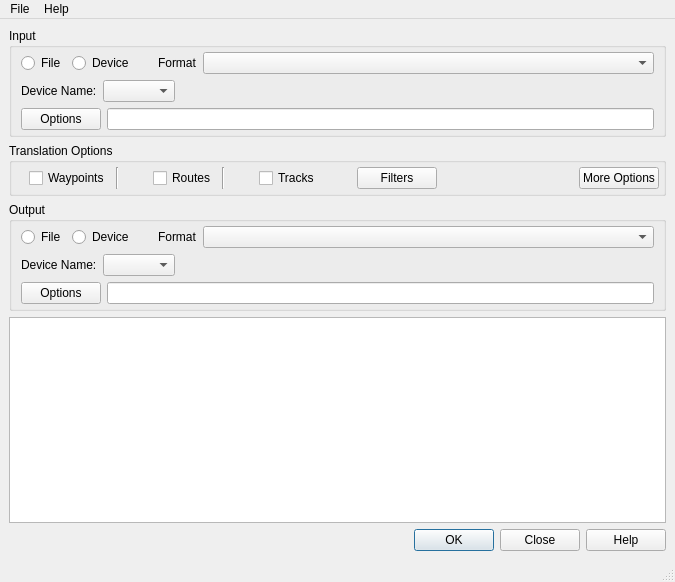
<?xml version="1.0" encoding="UTF-8"?>
<ui version="4.0">
 <class>MainWindow</class>
 <widget class="QMainWindow" name="MainWindow">
  <property name="geometry">
   <rect>
    <x>0</x>
    <y>0</y>
    <width>675</width>
    <height>582</height>
   </rect>
  </property>
  <property name="windowTitle">
   <string>GPSBabel</string>
  </property>
  <widget class="QWidget" name="centralwidget">
   <layout class="QVBoxLayout" name="verticalLayout_5">
    <item>
     <widget class="QGroupBox" name="groupBox">
      <property name="title">
       <string>Input </string>
      </property>
      <layout class="QVBoxLayout" name="verticalLayout">
       <property name="topMargin">
        <number>4</number>
       </property>
       <property name="bottomMargin">
        <number>4</number>
       </property>
       <item>
        <layout class="QHBoxLayout" name="horizontalLayout_5">
         <item>
          <widget class="QRadioButton" name="inputFileOptBtn">
           <property name="sizePolicy">
            <sizepolicy hsizetype="Fixed" vsizetype="Fixed">
             <horstretch>0</horstretch>
             <verstretch>0</verstretch>
            </sizepolicy>
           </property>
           <property name="toolTip">
            <string>If selected, input is from a file.</string>
           </property>
           <property name="text">
            <string>File</string>
           </property>
          </widget>
         </item>
         <item>
          <widget class="QRadioButton" name="inputDeviceOptBtn">
           <property name="sizePolicy">
            <sizepolicy hsizetype="Fixed" vsizetype="Fixed">
             <horstretch>0</horstretch>
             <verstretch>0</verstretch>
            </sizepolicy>
           </property>
           <property name="toolTip">
            <string>If selected, input is from a device or GPS unit</string>
           </property>
           <property name="text">
            <string>Device</string>
           </property>
          </widget>
         </item>
         <item>
          <spacer name="horizontalSpacer_2a">
           <property name="orientation">
            <enum>Qt::Horizontal</enum>
           </property>
           <property name="sizeType">
            <enum>QSizePolicy::Fixed</enum>
           </property>
           <property name="sizeHint" stdset="0">
            <size>
             <width>18</width>
             <height>20</height>
            </size>
           </property>
          </spacer>
         </item>
         <item>
          <widget class="QLabel" name="label">
           <property name="sizePolicy">
            <sizepolicy hsizetype="Fixed" vsizetype="Preferred">
             <horstretch>0</horstretch>
             <verstretch>0</verstretch>
            </sizepolicy>
           </property>
           <property name="text">
            <string>Format</string>
           </property>
          </widget>
         </item>
         <item>
          <widget class="QComboBox" name="inputFormatCombo">
           <property name="toolTip">
            <string>Input data format</string>
           </property>
          </widget>
         </item>
        </layout>
       </item>
       <item>
        <widget class="QStackedWidget" name="inputStackedWidget">
         <property name="lineWidth">
          <number>0</number>
         </property>
         <property name="currentIndex">
          <number>1</number>
         </property>
         <widget class="QWidget" name="inputFilePage">
          <layout class="QHBoxLayout" name="horizontalLayout_4">
           <property name="leftMargin">
            <number>0</number>
           </property>
           <property name="topMargin">
            <number>0</number>
           </property>
           <property name="rightMargin">
            <number>0</number>
           </property>
           <property name="bottomMargin">
            <number>0</number>
           </property>
           <item>
            <layout class="QHBoxLayout" name="horizontalLayout_2">
             <item>
              <widget class="QPushButton" name="inputFileNameBrowseBtn">
               <property name="toolTip">
                <string>Browse for one or more input files. </string>
               </property>
               <property name="text">
                <string>File Name(s)</string>
               </property>
               <property name="icon">
                <iconset resource="app.qrc">
                 <normaloff>:/images/open.png</normaloff>:/images/open.png</iconset>
               </property>
              </widget>
             </item>
             <item>
              <widget class="QLineEdit" name="inputFileNameText">
               <property name="sizePolicy">
                <sizepolicy hsizetype="Expanding" vsizetype="Fixed">
                 <horstretch>10</horstretch>
                 <verstretch>0</verstretch>
                </sizepolicy>
               </property>
              </widget>
             </item>
            </layout>
           </item>
          </layout>
         </widget>
         <widget class="QWidget" name="inputDevicePage">
          <layout class="QVBoxLayout" name="verticalLayout_2">
           <property name="leftMargin">
            <number>0</number>
           </property>
           <property name="topMargin">
            <number>0</number>
           </property>
           <property name="rightMargin">
            <number>0</number>
           </property>
           <property name="bottomMargin">
            <number>0</number>
           </property>
           <item>
            <layout class="QHBoxLayout" name="horizontalLayout_3">
             <item>
              <widget class="QLabel" name="label_2">
               <property name="text">
                <string>Device Name:</string>
               </property>
              </widget>
             </item>
             <item>
              <widget class="QComboBox" name="inputDeviceNameCombo">
               <property name="toolTip">
                <string>Name of port to which input device is connected</string>
               </property>
               <property name="sizeAdjustPolicy">
                <enum>QComboBox::AdjustToContents</enum>
               </property>
              </widget>
             </item>
             <item>
              <spacer name="horizontalSpacer_3a">
               <property name="orientation">
                <enum>Qt::Horizontal</enum>
               </property>
               <property name="sizeHint" stdset="0">
                <size>
                 <width>40</width>
                 <height>20</height>
                </size>
               </property>
              </spacer>
             </item>
            </layout>
           </item>
          </layout>
         </widget>
        </widget>
       </item>
       <item>
        <layout class="QHBoxLayout" name="horizontalLayout_6">
         <item>
          <widget class="QPushButton" name="inputOptionsBtn">
           <property name="toolTip">
            <string>Options for the selected input format. </string>
           </property>
           <property name="text">
            <string>Options</string>
           </property>
          </widget>
         </item>
         <item>
          <widget class="QLineEdit" name="inputOptionsText">
           <property name="enabled">
            <bool>true</bool>
           </property>
           <property name="sizePolicy">
            <sizepolicy hsizetype="Expanding" vsizetype="Expanding">
             <horstretch>0</horstretch>
             <verstretch>0</verstretch>
            </sizepolicy>
           </property>
          </widget>
         </item>
        </layout>
       </item>
      </layout>
     </widget>
    </item>
    <item>
     <widget class="QGroupBox" name="groupBox_2">
      <property name="title">
       <string>Translation Options</string>
      </property>
      <layout class="QHBoxLayout" name="horizontalLayout_7">
       <property name="leftMargin">
        <number>4</number>
       </property>
       <property name="topMargin">
        <number>4</number>
       </property>
       <property name="rightMargin">
        <number>4</number>
       </property>
       <property name="bottomMargin">
        <number>4</number>
       </property>
       <item>
        <widget class="QLabel" name="wayPtLabel">
         <property name="text">
          <string/>
         </property>
         <property name="pixmap">
          <pixmap resource="app.qrc">:/images/lights.png</pixmap>
         </property>
         <property name="scaledContents">
          <bool>false</bool>
         </property>
        </widget>
       </item>
       <item>
        <widget class="QCheckBox" name="xlateWayPtsCk">
         <property name="toolTip">
          <string>If selected, translate waypoints.</string>
         </property>
         <property name="text">
          <string>Waypoints</string>
         </property>
        </widget>
       </item>
       <item>
        <widget class="Line" name="line">
         <property name="orientation">
          <enum>Qt::Vertical</enum>
         </property>
        </widget>
       </item>
       <item>
        <spacer name="horizontalSpacer_6">
         <property name="orientation">
          <enum>Qt::Horizontal</enum>
         </property>
         <property name="sizeType">
          <enum>QSizePolicy::Fixed</enum>
         </property>
         <property name="sizeHint" stdset="0">
          <size>
           <width>15</width>
           <height>20</height>
          </size>
         </property>
        </spacer>
       </item>
       <item>
        <widget class="QLabel" name="routeLabel">
         <property name="text">
          <string/>
         </property>
         <property name="pixmap">
          <pixmap resource="app.qrc">:/images/lights.png</pixmap>
         </property>
        </widget>
       </item>
       <item>
        <widget class="QCheckBox" name="xlateRoutesCk">
         <property name="toolTip">
          <string>If selected, translate routes.</string>
         </property>
         <property name="text">
          <string>Routes</string>
         </property>
        </widget>
       </item>
       <item>
        <widget class="Line" name="line_2">
         <property name="orientation">
          <enum>Qt::Vertical</enum>
         </property>
        </widget>
       </item>
       <item>
        <spacer name="horizontalSpacer_7">
         <property name="orientation">
          <enum>Qt::Horizontal</enum>
         </property>
         <property name="sizeType">
          <enum>QSizePolicy::Fixed</enum>
         </property>
         <property name="sizeHint" stdset="0">
          <size>
           <width>15</width>
           <height>20</height>
          </size>
         </property>
        </spacer>
       </item>
       <item>
        <widget class="QLabel" name="trackLabel">
         <property name="text">
          <string/>
         </property>
         <property name="pixmap">
          <pixmap resource="app.qrc">:/images/lights.png</pixmap>
         </property>
        </widget>
       </item>
       <item>
        <widget class="QCheckBox" name="xlateTracksCk">
         <property name="toolTip">
          <string>If selected, translate tracks.</string>
         </property>
         <property name="text">
          <string>Tracks</string>
         </property>
        </widget>
       </item>
       <item>
        <spacer name="horizontalSpacer_4">
         <property name="orientation">
          <enum>Qt::Horizontal</enum>
         </property>
         <property name="sizeType">
          <enum>QSizePolicy::Fixed</enum>
         </property>
         <property name="sizeHint" stdset="0">
          <size>
           <width>18</width>
           <height>20</height>
          </size>
         </property>
        </spacer>
       </item>
       <item>
        <widget class="QLabel" name="filterStatus">
         <property name="text">
          <string/>
         </property>
         <property name="pixmap">
          <pixmap resource="app.qrc">:/images/ok20.png</pixmap>
         </property>
         <property name="scaledContents">
          <bool>false</bool>
         </property>
        </widget>
       </item>
       <item>
        <widget class="QPushButton" name="xlateFiltersBtn">
         <property name="toolTip">
          <string>Data Filters between input and output</string>
         </property>
         <property name="text">
          <string>Filters</string>
         </property>
        </widget>
       </item>
       <item>
        <spacer name="horizontalSpacer_8">
         <property name="orientation">
          <enum>Qt::Horizontal</enum>
         </property>
         <property name="sizeHint" stdset="0">
          <size>
           <width>40</width>
           <height>20</height>
          </size>
         </property>
        </spacer>
       </item>
       <item>
        <spacer name="horizontalSpacer_5">
         <property name="orientation">
          <enum>Qt::Horizontal</enum>
         </property>
         <property name="sizeHint" stdset="0">
          <size>
           <width>244</width>
           <height>20</height>
          </size>
         </property>
        </spacer>
       </item>
       <item>
        <widget class="QPushButton" name="moreOptionButton">
         <property name="toolTip">
          <string>More translation options. </string>
         </property>
         <property name="text">
          <string>More Options</string>
         </property>
        </widget>
       </item>
      </layout>
     </widget>
    </item>
    <item>
     <widget class="QGroupBox" name="groupBox_3">
      <property name="title">
       <string>Output</string>
      </property>
      <layout class="QVBoxLayout" name="verticalLayout_3">
       <property name="topMargin">
        <number>4</number>
       </property>
       <property name="bottomMargin">
        <number>4</number>
       </property>
       <item>
        <layout class="QHBoxLayout" name="horizontalLayout_8">
         <item>
          <widget class="QRadioButton" name="outputFileOptBtn">
           <property name="sizePolicy">
            <sizepolicy hsizetype="Fixed" vsizetype="Fixed">
             <horstretch>0</horstretch>
             <verstretch>0</verstretch>
            </sizepolicy>
           </property>
           <property name="toolTip">
            <string>If selected, output is to a file. </string>
           </property>
           <property name="text">
            <string>File</string>
           </property>
          </widget>
         </item>
         <item>
          <widget class="QRadioButton" name="outputDeviceOptBtn">
           <property name="sizePolicy">
            <sizepolicy hsizetype="Fixed" vsizetype="Fixed">
             <horstretch>0</horstretch>
             <verstretch>0</verstretch>
            </sizepolicy>
           </property>
           <property name="toolTip">
            <string>If selected, output is to a device or GPS unit</string>
           </property>
           <property name="text">
            <string>Device</string>
           </property>
          </widget>
         </item>
         <item>
          <spacer name="horizontalSpacer_2b">
           <property name="orientation">
            <enum>Qt::Horizontal</enum>
           </property>
           <property name="sizeType">
            <enum>QSizePolicy::Fixed</enum>
           </property>
           <property name="sizeHint" stdset="0">
            <size>
             <width>18</width>
             <height>20</height>
            </size>
           </property>
          </spacer>
         </item>
         <item>
          <widget class="QLabel" name="label_4">
           <property name="sizePolicy">
            <sizepolicy hsizetype="Fixed" vsizetype="Preferred">
             <horstretch>0</horstretch>
             <verstretch>0</verstretch>
            </sizepolicy>
           </property>
           <property name="text">
            <string>Format</string>
           </property>
          </widget>
         </item>
         <item>
          <widget class="QComboBox" name="outputFormatCombo">
           <property name="toolTip">
            <string>Output data format.</string>
           </property>
          </widget>
         </item>
        </layout>
       </item>
       <item>
        <widget class="QStackedWidget" name="outputStackedWidget">
         <property name="currentIndex">
          <number>1</number>
         </property>
         <widget class="QWidget" name="outputFilePage">
          <layout class="QHBoxLayout" name="horizontalLayout_9">
           <property name="leftMargin">
            <number>0</number>
           </property>
           <property name="topMargin">
            <number>0</number>
           </property>
           <property name="rightMargin">
            <number>0</number>
           </property>
           <property name="bottomMargin">
            <number>0</number>
           </property>
           <item>
            <layout class="QHBoxLayout" name="horizontalLayout_10">
             <item>
              <widget class="QPushButton" name="outputFileNameBrowseBtn">
               <property name="toolTip">
                <string>Browse for an output file name. </string>
               </property>
               <property name="text">
                <string>File Name</string>
               </property>
               <property name="icon">
                <iconset resource="app.qrc">
                 <normaloff>:/images/save.png</normaloff>:/images/save.png</iconset>
               </property>
              </widget>
             </item>
             <item>
              <widget class="QLineEdit" name="outputFileNameText">
               <property name="sizePolicy">
                <sizepolicy hsizetype="Expanding" vsizetype="Fixed">
                 <horstretch>10</horstretch>
                 <verstretch>0</verstretch>
                </sizepolicy>
               </property>
              </widget>
             </item>
            </layout>
           </item>
          </layout>
         </widget>
         <widget class="QWidget" name="outputDevicePage">
          <layout class="QVBoxLayout" name="verticalLayout_4">
           <property name="leftMargin">
            <number>0</number>
           </property>
           <property name="topMargin">
            <number>0</number>
           </property>
           <property name="rightMargin">
            <number>0</number>
           </property>
           <property name="bottomMargin">
            <number>0</number>
           </property>
           <item>
            <layout class="QHBoxLayout" name="horizontalLayout_11">
             <item>
              <widget class="QLabel" name="label_6">
               <property name="text">
                <string>Device Name:</string>
               </property>
              </widget>
             </item>
             <item>
              <widget class="QComboBox" name="outputDeviceNameCombo">
               <property name="toolTip">
                <string>Name of port to which output device is connected</string>
               </property>
               <property name="sizeAdjustPolicy">
                <enum>QComboBox::AdjustToContents</enum>
               </property>
              </widget>
             </item>
             <item>
              <spacer name="horizontalSpacer_3b">
               <property name="orientation">
                <enum>Qt::Horizontal</enum>
               </property>
               <property name="sizeHint" stdset="0">
                <size>
                 <width>40</width>
                 <height>20</height>
                </size>
               </property>
              </spacer>
             </item>
            </layout>
           </item>
          </layout>
         </widget>
        </widget>
       </item>
       <item>
        <layout class="QHBoxLayout" name="horizontalLayout_12">
         <item>
          <widget class="QPushButton" name="outputOptionsBtn">
           <property name="toolTip">
            <string>Options for the selected output format. </string>
           </property>
           <property name="text">
            <string>Options</string>
           </property>
          </widget>
         </item>
         <item>
          <widget class="QLineEdit" name="outputOptionsText"/>
         </item>
        </layout>
       </item>
      </layout>
     </widget>
    </item>
    <item>
     <widget class="QPlainTextEdit" name="outputWindow">
      <property name="sizePolicy">
       <sizepolicy hsizetype="Preferred" vsizetype="Preferred">
        <horstretch>10</horstretch>
        <verstretch>10</verstretch>
       </sizepolicy>
      </property>
      <property name="toolTip">
       <string>Output of GPSBabel translation process. </string>
      </property>
     </widget>
    </item>
    <item>
     <widget class="QDialogButtonBox" name="buttonBox">
      <property name="toolTip">
       <string/>
      </property>
      <property name="standardButtons">
       <set>QDialogButtonBox::Close|QDialogButtonBox::Help|QDialogButtonBox::Ok</set>
      </property>
     </widget>
    </item>
   </layout>
  </widget>
  <widget class="QMenuBar" name="menubar">
   <property name="geometry">
    <rect>
     <x>0</x>
     <y>0</y>
     <width>675</width>
     <height>19</height>
    </rect>
   </property>
   <widget class="QMenu" name="menuFile">
    <property name="title">
     <string>File</string>
    </property>
    <addaction name="actionPreferences"/>
    <addaction name="actionQuit"/>
   </widget>
   <widget class="QMenu" name="menuHelp">
    <property name="title">
     <string>Help</string>
    </property>
    <property name="toolTipsVisible">
     <bool>true</bool>
    </property>
    <addaction name="actionHelp"/>
    <addaction name="separator"/>
    <addaction name="actionAbout"/>
    <addaction name="actionUpgradeCheck"/>
    <addaction name="separator"/>
    <addaction name="actionVisit_Website"/>
    <addaction name="actionMake_a_Donation"/>
   </widget>
   <addaction name="menuFile"/>
   <addaction name="menuHelp"/>
  </widget>
  <widget class="QStatusBar" name="statusbar"/>
  <action name="actionHelp">
   <property name="text">
    <string>GPSBabel Help</string>
   </property>
  </action>
  <action name="actionAbout">
   <property name="text">
    <string>About GPSBabel</string>
   </property>
  </action>
  <action name="actionQuit">
   <property name="text">
    <string>Quit</string>
   </property>
  </action>
  <action name="actionPreferences">
   <property name="text">
    <string>Preferences...</string>
   </property>
  </action>
  <action name="actionUpgradeCheck">
   <property name="text">
    <string>Check for Upgrade</string>
   </property>
   <property name="toolTip">
    <string>Enable this is the File Menu, Preferences Item, Privacy tab.</string>
   </property>
  </action>
  <action name="actionVisit_Website">
   <property name="text">
    <string>Visit Website...</string>
   </property>
  </action>
  <action name="actionMake_a_Donation">
   <property name="text">
    <string>Make a Donation...</string>
   </property>
  </action>
 </widget>
 <resources>
  <include location="app.qrc"/>
 </resources>
 <connections/>
</ui>
